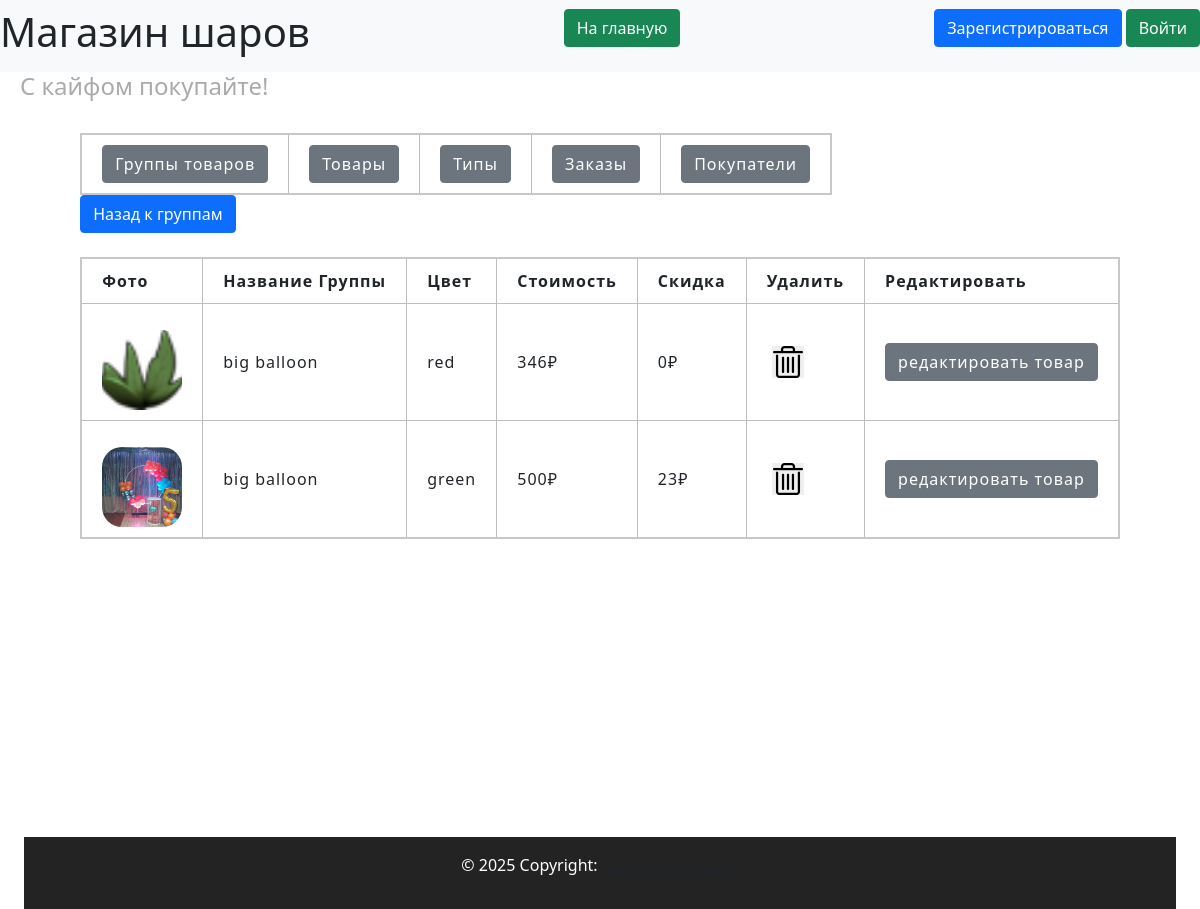
Page /admin/products-productgroup/1 on the committed database.
### data/products.py (models this page shows, shortened)
class Products(SqlAlchemyBase, SerializerMixin):
    __tablename__ = 'products'
    id = sqlalchemy.Column(sqlalchemy.Integer,
                           primary_key=True, autoincrement=True)
    color = sqlalchemy.Column(sqlalchemy.String, nullable=True)
    sale = sqlalchemy.Column(sqlalchemy.Integer, nullable=True)
    cost = sqlalchemy.Column(sqlalchemy.Integer)
    remains = sqlalchemy.Column(sqlalchemy.Integer, nullable=True)
    img = sqlalchemy.Column(sqlalchemy.String, default='0_0_0_none.jpg')
    product_group_id = sqlalchemy.Column(sqlalchemy.Integer, sqlalchemy.ForeignKey("product_group.id"))
    product_group = orm.relationship('ProductGroup')

### data/products_group.py (models this page shows, shortened)
class ProductGroup(SqlAlchemyBase, SerializerMixin):
    __tablename__ = 'product_group'
    id = sqlalchemy.Column(sqlalchemy.Integer,
                           primary_key=True, autoincrement=True)
    title = sqlalchemy.Column(sqlalchemy.String, nullable=True)
    description = sqlalchemy.Column(sqlalchemy.String, nullable=True)
    type = sqlalchemy.Column(sqlalchemy.Integer, sqlalchemy.ForeignKey("types.id"))
    type_relation = orm.relationship('Types')
    products = orm.relationship("Products", back_populates='product_group')

### server.py (the view)
@app.route('/admin/products-productgroup/<int:group_id>')
def products_in_group(group_id):
    db_sess = db_session.create_session()
    productgroup = db_sess.query(ProductGroup).filter(ProductGroup.id == group_id).first()
    if not productgroup:
        abort(404)
    for product in productgroup.products:
        product.img = product.img.split(', ')
    return render_template('pages/admin_product_in_products_group.html',
                           title=f'Продукты {productgroup.title}',
                           productgroup=productgroup
                           )

### data/db_session.py (called while the page is built)
def create_session() -> Session:
    global __factory
    return __factory()

### templates/pages/admin_product_in_products_group.html (shortened to what this page needs)
{% extends "pages/base_admin.html" %}
{% block admincontent %}
<div>
    <nav>
        <a href="/admin/productsgroups" class="btn btn-primary">Назад к группам</a>
    </nav>
</div>
<br>
<div>
    <table>
        <tr>
            <th>Фото</th>
            <th>Название Группы</th>
            <th>Цвет</th>
            <th>Стоимость</th>
            <th>Скидка</th>
            <th>Удалить</th>
            <th>Редактировать</th>
        </tr>
        {% for product in productgroup.products %}
        <tr>
            <td id="imgTd">
                {% if product.img%}
                <img src="/static/img/products/{{product.img[0]}}" class="admin-img-delete"
                     alt="404 картинка не нашлась(">
                {%else%}
                <img class="admin-img-delete" src="/static/img/products/none.jpg"
                     alt="404 картинка не нашлась("/>
                {%endif%}
            </td>
            <td>{{ product.product_group.title }}</td>
            <td>{{ product.color }}</td>
            <td>{{ product.cost }}₽</td>
            <td>{{ product.sale }}₽</td>
            <td>
                <button type="submit" onclick="show_me({{product.id}}, 'products');" class="delete-button">
                </button>
            </td>
            <td>
                <a href="/admin/edit-product/{{product.id}}/{{productgroup.id}}" class="btn btn-secondary">редактировать товар</a>
            </td>
        </tr>
        {% endfor %}
    </table>
</div>
{% endblock %}

### static/css/header.css (style rules this page uses)
:root { --main-color: #0179FA; --second-color: white; }

### static/css/footer.css (style rules this page uses)
:root { --main-color: #111111; --second-color: white; }

### static/css/style.css (style rules this page uses)
:root { --main-color: #0179FA; --second-color: #ffffff; --thirdly_color: #629ee3; }
body { background-color: var(--second-color); }

### static/css/mystyle.css (style rules this page uses)
html { --firstly-color: white; --secondary-color: rgba(91, 82, 212, 0.837); --thirdly-color: rgb(99, 96, 105); --fourly-color: rgb(144, 182, 242); --black: rgb(35, 35, 35); --dark-blue: #12191D; --white: #FFFFFF; --green: #33FF00; --caribbean: #00E197; --light-green: #8EEF8C; --turquoise: #12EEFF; --pink: #F053D5; --red: #FE785A; --gray-900: #0C1114; --gray-700: #242A2C; --gray-650: #495257; --gray-600: #424B4F; --gray-500: #495257; --gray-300: #8D979E; --gray-200: #ACB4B9; --gray-150: #AEB6BB; --gray-100: #EEF1F3; --gray-50: #F6F8F9; }
.admin-img-delete { width: 10vh; height: 10vh; border-radius: 20px; object-fit: cover; margin-top: 2vh; }
.delete-button { width: 4vh; height: 4vh; border: none; background-image: url('../img/system/admin_del_item.png'); background-size: cover; margin: 5px 5px; }
table { border-collapse: collapse; border: 2px solid rgb(200, 200, 200); letter-spacing: 1px; }
td, th { border: 1px solid rgb(190, 190, 190); padding: 10px 20px; }
body { margin: 0; padding: 0; text-align: center; }

### rows in the picture
Products: shows a picture, product_group "big balloon", color "red", cost "346", sale "0"
Products: shows a picture, product_group "big balloon", color "green", cost "500", sale "23"
